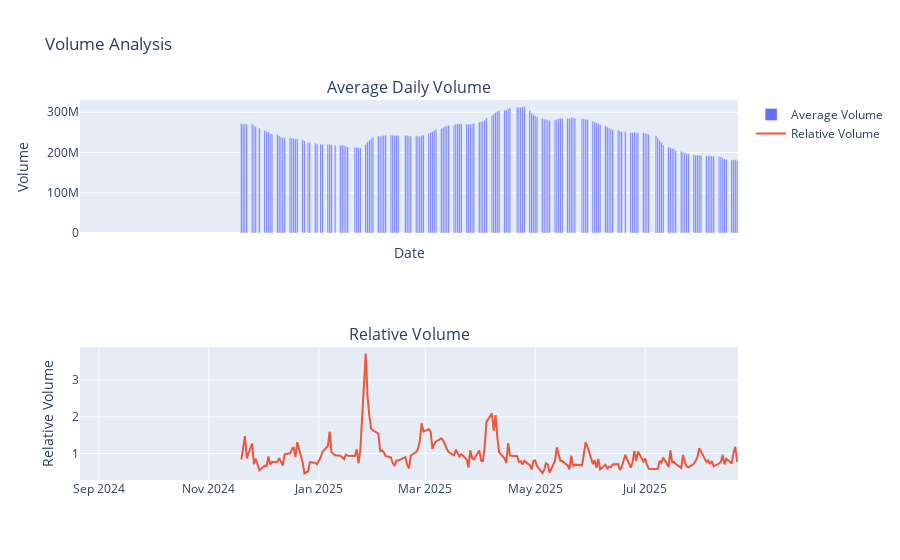

Notebook source saved alongside this figure:
### Markdown cell above
### 看一下Nvdia成交量

### Code cell
nvda_data.plot_volume()

### Figure 1 — Plotly figure (JSON) as saved in the notebook; plotly's stock layout.template omitted (floating-point values rounded to 4 significant figures; data arrays with more than 128 entries replaced by an {"elided": "..."} marker saying what was removed)
{"data": [{"name": "Average Volume", "type": "bar", "x": {"elided": "250 str values"}, "xaxis": "x", "y": {"elided": "250 float values"}, "yaxis": "y"}, {"mode": "lines", "name": "Relative Volume", "type": "scatter", "x": {"elided": "188 str values"}, "xaxis": "x2", "y": {"elided": "188 float values"}, "yaxis": "y2"}], "layout": {"annotations": [{"font": {"size": 16}, "showarrow": false, "text": "Average Daily Volume", "x": 0.5, "xanchor": "center", "xref": "paper", "y": 1.0, "yanchor": "bottom", "yref": "paper"}, {"font": {"size": 16}, "showarrow": false, "text": "Relative Volume", "x": 0.5, "xanchor": "center", "xref": "paper", "y": 0.35, "yanchor": "bottom", "yref": "paper"}], "title": {"text": "Volume Analysis"}, "xaxis": {"anchor": "y", "domain": [0, 1], "matches": "x2", "showticklabels": false, "title": {"text": "Date"}}, "xaxis2": {"anchor": "y2", "domain": [0, 1]}, "yaxis": {"anchor": "x", "domain": [0.65, 1.0], "title": {"text": "Volume"}}, "yaxis2": {"anchor": "x2", "domain": [0, 0.35], "title": {"text": "Relative Volume"}}}}
